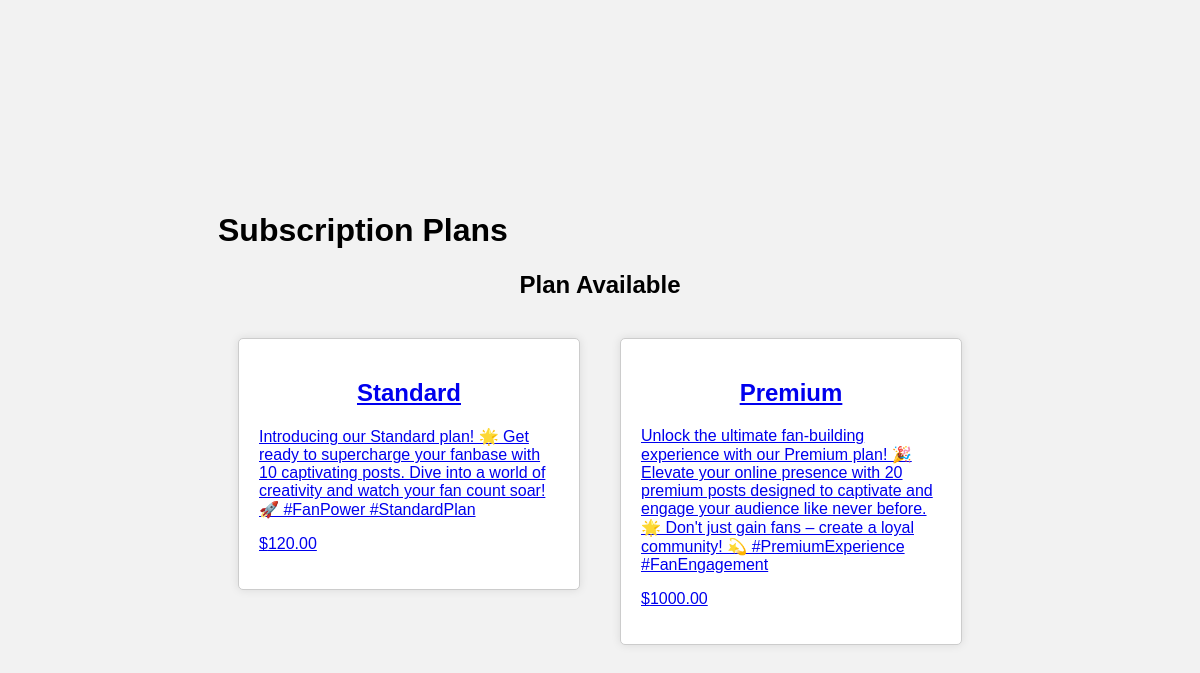
The app's page /subscription/ with its own data.
### blog/models.py (models this page shows)
class Subscription(models.Model):
    name = models.CharField(max_length=100)
    description = models.TextField()
    price = models.DecimalField(max_digits=10, decimal_places=2)
    max_post = models.IntegerField(default=5)
    def __str__(self):
        return self.name

### blog/views.py (the view)
# urls.py: path('subscription/', views.subscription_plans, name='subscription'),
def subscription_plans(request):
    if request.method == 'POST':
        form = SubscriptionForm(request.POST, request.FILES)
        if form.is_valid():
            sub = form.save(commit=False)
            sub.save()
            return redirect('home')
    else:
        form = SubscriptionForm()
    plans = Subscription.objects.all()
    print(plans)
    return render(request, 'subscription/subscription_plans.html', {'plans': plans})

### blog/templates/subscription/subscription_plans.html (shortened to what this page needs)
{% load static %}
<!DOCTYPE html>
<html>
<head>
</head>
<body>
    <div>
        <h1>Subscription Plans</h1>
        <div class="subscription-plan">
            <div class="plan-header">
                <h2>Plan Available</h2>
            </div>
            <div class="plan-row">
                {% for plan in plans %}
                <a href="{% url 'purchase' %}">
                    <div class="plan-card">
                        <div class="plan-header">
                            <h2>{{ plan.name }}</h2>
                        </div>
                        <div class="plan-details">
                            <p>{{ plan.description }}</p>
                            <p>${{ plan.price }}</p>
                        </div>
                    </div>
                </a>
                {% endfor %}
            </div>
        </div>
    </div>
</body>
</html>

### blog/templates/subscription/subscription_plans.html (style rules this page uses)
.plan-card { border: 1px solid #ccc; border-radius: 5px; padding: 20px; margin-bottom: 20px; cursor: pointer; }
.plan-header { text-align: center; }
.plan-details { margin-top: 10px; }
body { font-family: Arial, sans-serif; background-color: #f2f2f2; padding: 20px; display: flex; justify-content: center; align-items: center; height: 100vh; }
.plan-card { border: 1px solid #ccc; border-radius: 5px; padding: 20px; margin: 20px; cursor: pointer; width: 300px; background-color: #fff; box-shadow: 0 0 10px rgba(0, 0, 0, 0.1); }
.plan-header { text-align: center; margin-bottom: 10px; }
.plan-row { display: flex; }

### records on screen
Subscription: name "Standard", description "Introducing our Standard plan! 🌟 Get ready to supercharge your fanbase with 10 captivating posts. Dive into a world of creativity and watch your fan count soar! 🚀 #FanPower #StandardPlan", price "120.00"
Subscription: name "Premium", description "Unlock the ultimate fan-building experience with our Premium plan! 🎉 Elevate your online presence with 20 premium posts designed to captivate and engage your audience like never before. 🌟 Don't just gain fans – create a loyal community! 💫 #PremiumExperience #FanEngagement", price "1000.00"
